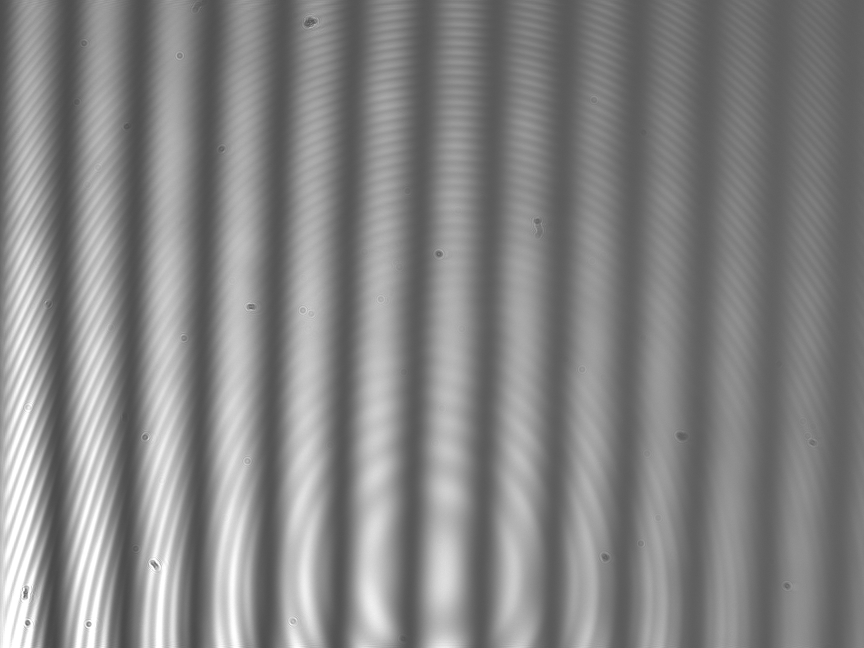
#> input picture figures/50/50.jpg, 2592 x 1944 px (shown at 1/3 size)
$ python image_read.py
#> lines starting #> are read from the running program, lines starting #| are printed output that depends on the picture
# -*- coding: utf-8 -*-
"""
Created on Fri Mar  8 23:05:06 2024

@author: coby

grids references

https://stackoverflow.com/questions/24943991/change-grid-interval-and-specify-tick-labels
"""


import matplotlib.pyplot as plt
import matplotlib.image as mpimg
import numpy as np
### read image file into N x N array
### if image has color then it is N x N x 3

plt.rcParams['figure.figsize'] = [10, 10]
#img = mpimg.imread('figures/50/50.jpg')
img_50 = mpimg.imread('figures/50/50.jpg')
#> img_50 is the input picture: shape (1944, 2592); min 69, max 255, mean 132.4
img_75 = mpimg.imread('figures/75/75.jpg')
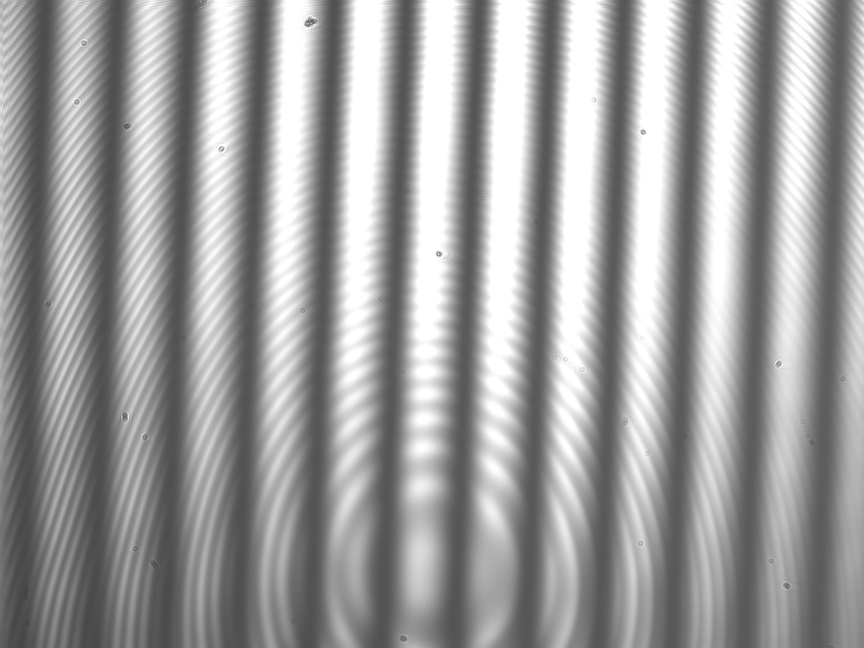
#> input picture figures/75/75.jpg, 2592 x 1944 px (shown at 1/3 size)
#> img_75 is the input picture: shape (1944, 2592); min 65, max 255, mean 157.5
img_125 = mpimg.imread('figures/125/125.jpg')
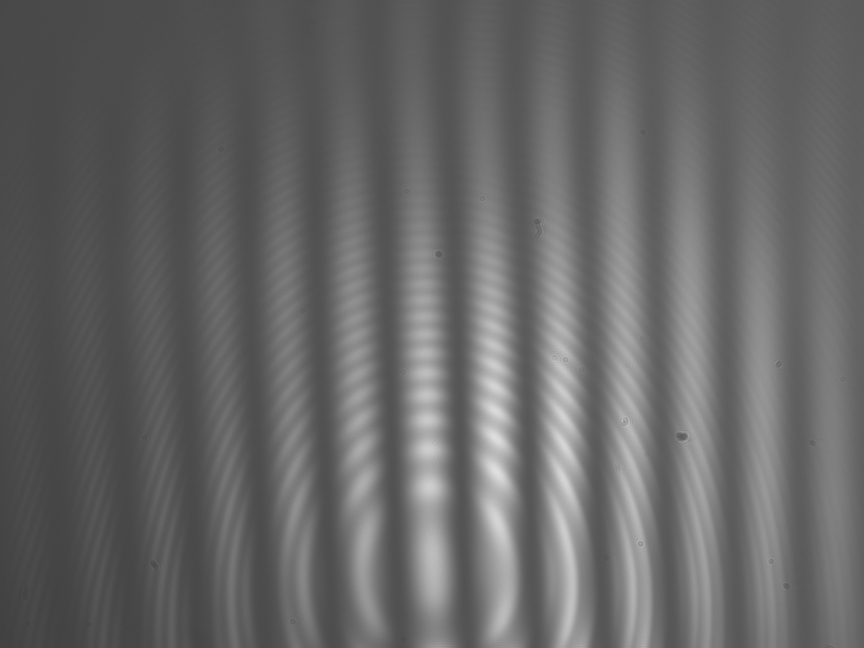
#> input picture figures/125/125.jpg, 2592 x 1944 px (shown at 1/3 size)
#> img_125 is the input picture: shape (1944, 2592); min 62, max 229, mean 103
img_150 = mpimg.imread('figures/150/150.jpg')
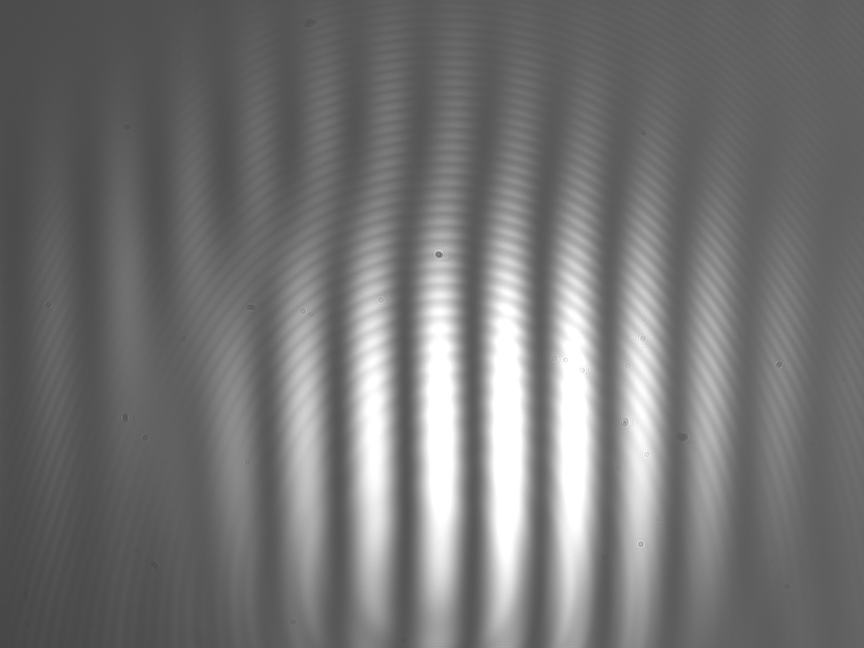
#> input picture figures/150/150.jpg, 2592 x 1944 px (shown at 1/3 size)
#> img_150 is the input picture: shape (1944, 2592); min 66, max 255, mean 116.3
img_200 = mpimg.imread('figures/200/200.jpg')
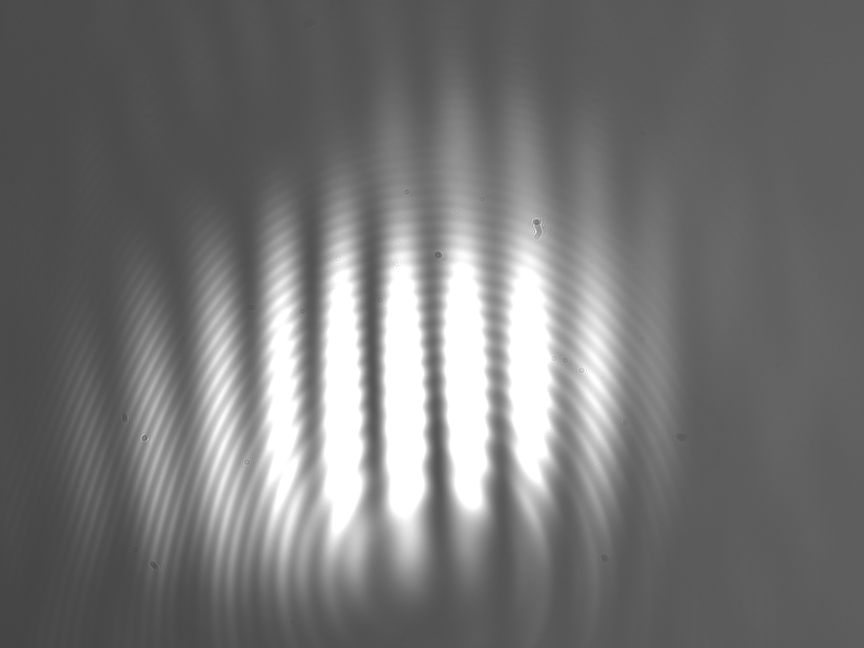
#> input picture figures/200/200.jpg, 2592 x 1944 px (shown at 1/3 size)
#> img_200 is the input picture: shape (1944, 2592); min 64, max 255, mean 116.4

def slice_img(img, X1, X2, Y, ticks, title):
#> called with X1 = 0.0833, X2 = 0.0625, Y = 1750, ticks = 20, title = '50mm'
    plt.figure()
    imgplot = plt.imshow(img)
    img_y, img_x = np.shape(img)
#> img_y = 1944; img_x = 2592
    #print(img_x)

    major_ticks = np.arange(int(img_x/2 - img_x*X1), int(img_x/2 + img_x*X2), ticks)
#> major_ticks = 19 values from 1080 to 1440

    plt.grid()
    plt.xlabel("Array Index (x)")
    plt.ylabel("Array Index (y)")
    plt.title("{} Lens Image".format(title))

    fig, ax = plt.subplots(2, 1, figsize = (10, 8))
    ax[1].set_xlabel("Array Index (x)")
    ax[0].set_ylabel("Intensity Value \n from Camera")
    ax[1].set_ylabel("Intensity Value Subset \n from Camera")

    ax[0].scatter(np.arange(0, img_x, 1), img[Y], s = 3)
    ax[1].scatter(np.arange(0, img_x, 1)[int(img_x/2 - img_x*X1):int(img_x/2 + img_x*X2)], img[Y][int(img_x/2 - img_x*X1):int(img_x/2 + img_x*X2)], s = 2)

    ax[1].set_xticks(major_ticks)
    ax[1].grid()

    ax[0].set_title("Intensity vs. Array Index \n for a horizontal slice of the image \n using f = {} lens".format(title))

slice_img(img_50, 1/12, 1/16, 1750, 20, "50mm")
slice_img(img_75, 1/20, 1/12, 1500, 20, "75mm")
slice_img(img_125, 1/10, 1/20, 1750, 20, "125mm")
slice_img(img_150, 1/12, 1/20, 1600, 20, "150mm")
slice_img(img_200, 1/18, 1/14, 1600, 20, "200mm")
#> `# ax[0].set_title("Intensity vs. Array Index \n for a horizontal slice..`:
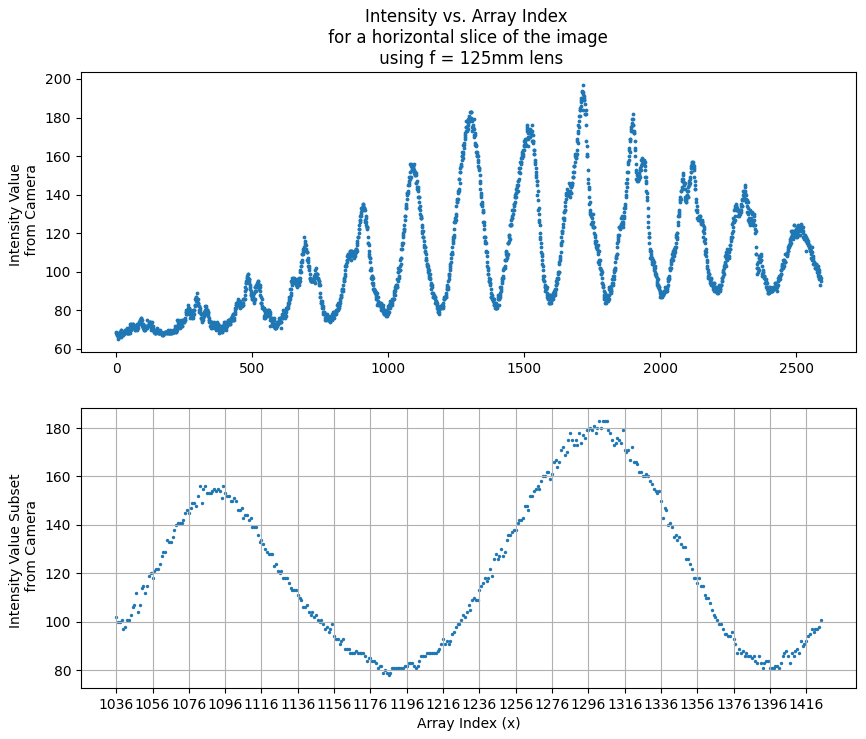
#> figure drawn by matplotlib, 2 panels
#> `# ax[0].set_title("Intensity vs. Array Index \n for a horizontal slice..`:
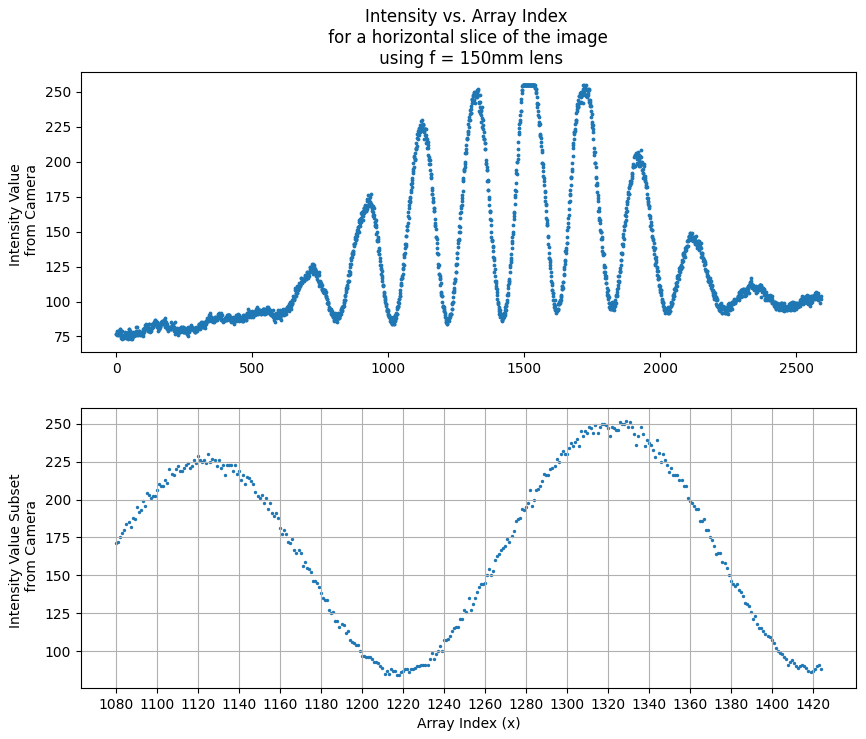
#> figure drawn by matplotlib, 2 panels
#> `# ax[0].set_title("Intensity vs. Array Index \n for a horizontal slice..`:
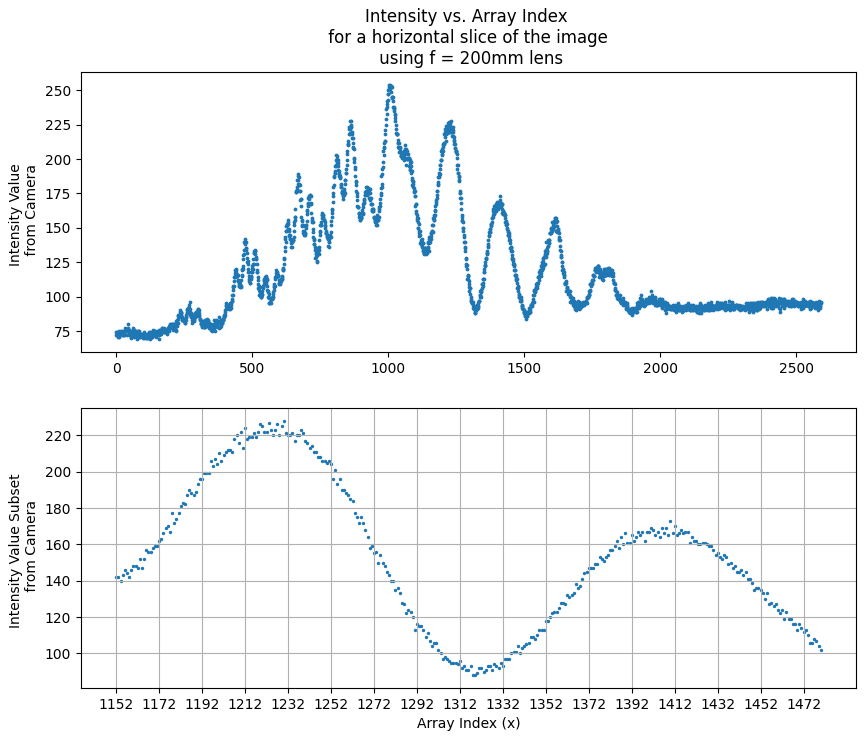
#> figure drawn by matplotlib, 2 panels


# [42 lines of commented-out code are left out]
